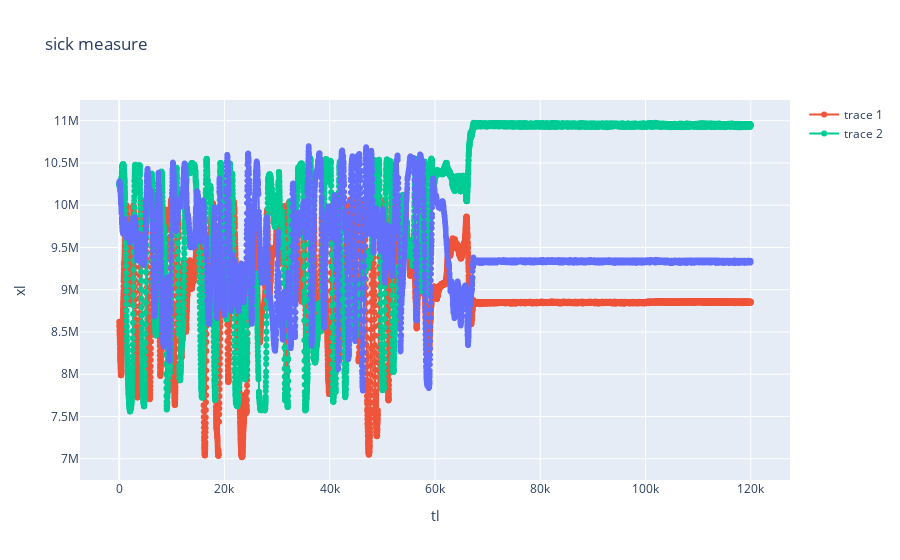

Source (notebook cell):
### Code cell
import plotly.express as px
fig=px.line(df, x="tl", y="xl", title="sick measure", labels="ax", markers=True)
fig.add_scatter(x=df["tl"], y=df["yl"], mode="lines+markers")
fig.add_scatter(x=df["tl"], y=df["zl"], mode="lines+markers")
# fig.update_layout( showlegend=True)
fig.show()

### Figure 1 — Plotly figure (JSON) as saved in the notebook; plotly's stock layout.template omitted (floating-point values rounded to 4 significant figures; data arrays with more than 128 entries replaced by an {"elided": "..."} marker saying what was removed)
{"data": [{"hovertemplate": "tl=%{x}<br>xl=%{y}<extra></extra>", "legendgroup": "", "line": {"color": "#636efa", "dash": "solid"}, "marker": {"symbol": "circle"}, "mode": "markers+lines", "name": "", "showlegend": false, "type": "scattergl", "x": {"elided": "8116 int values"}, "xaxis": "x", "y": {"elided": "8116 int values"}, "yaxis": "y"}, {"mode": "lines+markers", "type": "scatter", "x": {"elided": "8116 int values"}, "y": {"elided": "8116 int values"}}, {"mode": "lines+markers", "type": "scatter", "x": {"elided": "8116 int values"}, "y": {"elided": "8116 int values"}}], "layout": {"legend": {"tracegroupgap": 0}, "title": {"text": "sick measure"}, "xaxis": {"anchor": "y", "domain": [0, 1], "title": {"text": "tl"}}, "yaxis": {"anchor": "x", "domain": [0, 1], "title": {"text": "xl"}}}}
